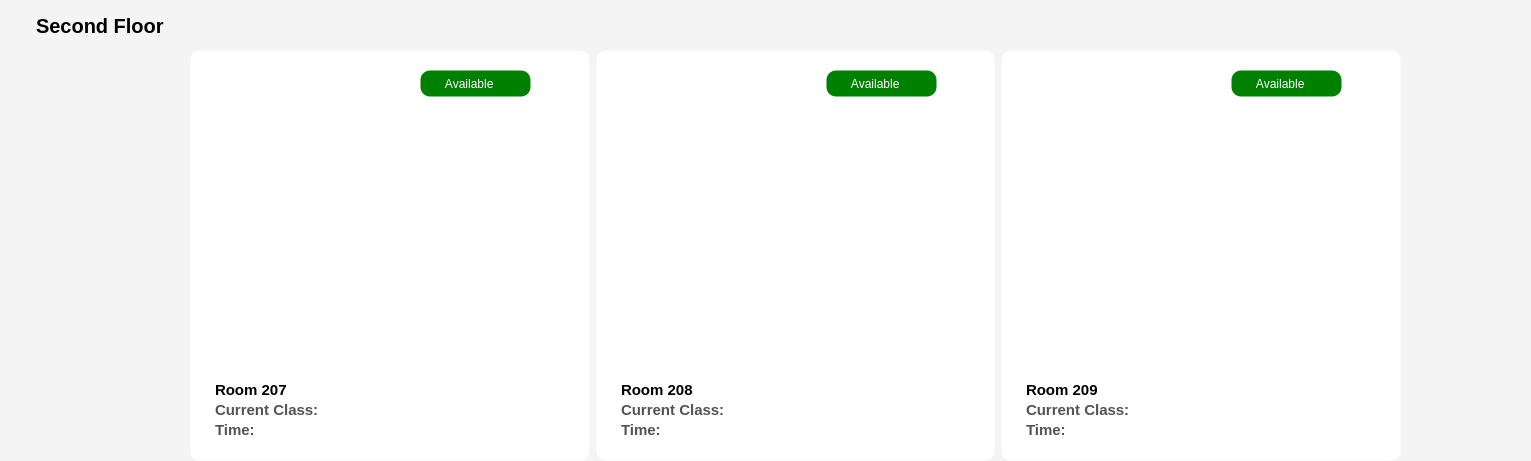
        <widget class="QFrame" name="Floor_frame_2">
         <property name="geometry">
          <rect>
           <x>330</x>
           <y>560</y>
           <width>1531</width>
           <height>461</height>
          </rect>
         </property>
         <property name="styleSheet">
          <string notr="true">QFrame {
    background-color: rgba(244, 244, 245, 255);
    border-radius: 11px;
    border: 1px solid transparent;  /* You can change this to a visible color if needed */
}
</string>
         </property>
         <property name="frameShape">
          <enum>QFrame::StyledPanel</enum>
         </property>
         <property name="frameShadow">
          <enum>QFrame::Raised</enum>
         </property>
         <widget class="QLabel" name="floor_title_3">
          <property name="geometry">
           <rect>
            <x>30</x>
            <y>0</y>
            <width>1181</width>
            <height>51</height>
           </rect>
          </property>
          <property name="styleSheet">
           <string notr="true">font-size:20px;
color:black;
font-weight:bold;</string>
          </property>
          <property name="text">
           <string>Second Floor</string>
          </property>
         </widget>
         <widget class="QFrame" name="room_frame_1">
          <property name="geometry">
           <rect>
            <x>180</x>
            <y>40</y>
            <width>1231</width>
            <height>431</height>
           </rect>
          </property>
          <property name="frameShape">
           <enum>QFrame::StyledPanel</enum>
          </property>
          <property name="frameShadow">
           <enum>QFrame::Raised</enum>
          </property>
          <layout class="QHBoxLayout" name="horizontalLayout_4">
           <item>
            <widget class="QFrame" name="room_card_5">
             <property name="styleSheet">
              <string notr="true">QFrame{
	background-color:white;
	border-radius:10px;
	padding:10px;
}

QFrame::hover{

	background-color:rgba(0, 170, 0,0.01)
}</string>
             </property>
             <property name="frameShape">
              <enum>QFrame::StyledPanel</enum>
             </property>
             <property name="frameShadow">
              <enum>QFrame::Raised</enum>
             </property>
             <layout class="QVBoxLayout" name="verticalLayout_29">
              <item>
               <widget class="QFrame" name="status_frame_5">
                <property name="styleSheet">
                 <string notr="true">QFrame{
	max-height:25px;
	padding:0px;
background-color:transparent;
	
}</string>
                </property>
                <property name="frameShape">
                 <enum>QFrame::StyledPanel</enum>
                </property>
                <property name="frameShadow">
                 <enum>QFrame::Raised</enum>
                </property>
                <widget class="QLabel" name="room_207_status">
                 <property name="geometry">
                  <rect>
                   <x>210</x>
                   <y>0</y>
                   <width>111</width>
                   <height>27</height>
                  </rect>
                 </property>
                 <property name="styleSheet">
                  <string notr="true">QLabel{
background-color:green;
padding:5px;
width:auto;
color:white;
}</string>
                 </property>
                 <property name="text">
                  <string>     Available</string>
                 </property>
                </widget>
               </widget>
              </item>
              <item>
               <widget class="QFrame" name="frame_61">
                <property name="styleSheet">
                 <string notr="true">QFrame{
padding:0px;
margin:0px;

}</string>
                </property>
                <property name="frameShape">
                 <enum>QFrame::StyledPanel</enum>
                </property>
                <property name="frameShadow">
                 <enum>QFrame::Raised</enum>
                </property>
                <widget class="QLabel" name="room_img_5">
                 <property name="geometry">
                  <rect>
                   <x>0</x>
                   <y>0</y>
                   <width>331</width>
                   <height>251</height>
                  </rect>
                 </property>
                 <property name="styleSheet">
                  <string notr="true">QLabel{
	background-color:white;
	border-radius:5px;
}</string>
                 </property>
                 <property name="text">
                  <string/>
                 </property>
                 <property name="pixmap">
                  <pixmap resource="resources.qrc">:/resource/assets/room.jpg</pixmap>
                 </property>
                 <property name="scaledContents">
                  <bool>true</bool>
                 </property>
                </widget>
                <widget class="QPushButton" name="room_207_redirect">
                 <property name="geometry">
                  <rect>
                   <x>10</x>
                   <y>-30</y>
                   <width>321</width>
                   <height>371</height>
                  </rect>
                 </property>
                 <property name="styleSheet">
                  <string notr="true">QPushButton{
	background:transparent;
border:none;
color:transparent;
}</string>
                 </property>
                 <property name="text">
                  <string>PushButton</string>
                 </property>
                </widget>
               </widget>
              </item>
              <item>
               <widget class="QFrame" name="frame_62">
                <property name="styleSheet">
                 <string notr="true">QFrame{
	max-height:40px;
	border-radius:none;
}
QLabel{
	border-radius:none;
}</string>
                </property>
                <property name="frameShape">
                 <enum>QFrame::StyledPanel</enum>
                </property>
                <property name="frameShadow">
                 <enum>QFrame::Raised</enum>
                </property>
                <widget class="QLabel" name="Room_name_5">
                 <property name="geometry">
                  <rect>
                   <x>0</x>
                   <y>0</y>
                   <width>321</width>
                   <height>21</height>
                  </rect>
                 </property>
                 <property name="styleSheet">
                  <string notr="true">QLabel{
	padding:0px;
	font-size:15px;
	color:black;
	font-weight:bold;
}</string>
                 </property>
                 <property name="text">
                  <string>Room 207</string>
                 </property>
                </widget>
                <widget class="QLabel" name="room_207_class_name">
                 <property name="geometry">
                  <rect>
                   <x>140</x>
                   <y>20</y>
                   <width>181</width>
                   <height>21</height>
                  </rect>
                 </property>
                 <property name="styleSheet">
                  <string notr="true">QLabel{
	padding:0px;
	font-size:15px;
	color:rgb(83, 83, 83);
	font-weight:bold;
}</string>
                 </property>
                 <property name="text">
                  <string/>
                 </property>
                </widget>
                <widget class="QLabel" name="room_207_class_time">
                 <property name="geometry">
                  <rect>
                   <x>140</x>
                   <y>40</y>
                   <width>181</width>
                   <height>21</height>
                  </rect>
                 </property>
                 <property name="styleSheet">
                  <string notr="true">QLabel{
	padding:0px;
	font-size:15px;
	color:rgb(83, 83, 83);
	font-weight:bold;
}</string>
                 </property>
                 <property name="text">
                  <string/>
                 </property>
                </widget>
                <widget class="QLabel" name="room_106_class_name_10">
                 <property name="geometry">
                  <rect>
                   <x>0</x>
                   <y>20</y>
                   <width>141</width>
                   <height>21</height>
                  </rect>
                 </property>
                 <property name="styleSheet">
                  <string notr="true">QLabel{
	padding:0px;
	font-size:15px;
	color:rgb(83, 83, 83);
	font-weight:bold;


}</string>
                 </property>
                 <property name="text">
                  <string>Current Class:</string>
                 </property>
                </widget>
                <widget class="QLabel" name="room_106_class_name_11">
                 <property name="geometry">
                  <rect>
                   <x>0</x>
                   <y>40</y>
                   <width>141</width>
                   <height>21</height>
                  </rect>
                 </property>
                 <property name="styleSheet">
                  <string notr="true">QLabel{
	padding:0px;
	font-size:15px;
	color:rgb(83, 83, 83);
	font-weight:bold;


}</string>
                 </property>
                 <property name="text">
                  <string>Time:</string>
                 </property>
                </widget>
               </widget>
              </item>
             </layout>
            </widget>
           </item>
           <item>
            <widget class="QFrame" name="room_card_8">
             <property name="styleSheet">
              <string notr="true">QFrame{
	background-color:white;
	border-radius:10px;
	padding:10px;
}

QFrame::hover{

	background-color:rgba(0, 170, 0,0.01)
}</string>
             </property>
             <property name="frameShape">
              <enum>QFrame::StyledPanel</enum>
             </property>
             <property name="frameShadow">
              <enum>QFrame::Raised</enum>
             </property>
             <layout class="QVBoxLayout" name="verticalLayout_32">
              <item>
               <widget class="QFrame" name="status_frame_8">
                <property name="styleSheet">
                 <string notr="true">QFrame{
	max-height:25px;
	padding:0px;
background-color:transparent;
	
}</string>
                </property>
                <property name="frameShape">
                 <enum>QFrame::StyledPanel</enum>
                </property>
                <property name="frameShadow">
                 <enum>QFrame::Raised</enum>
                </property>
                <widget class="QLabel" name="room_208_status">
                 <property name="geometry">
                  <rect>
                   <x>210</x>
                   <y>0</y>
                   <width>111</width>
                   <height>27</height>
                  </rect>
                 </property>
                 <property name="styleSheet">
                  <string notr="true">QLabel{
background-color:green;
padding:5px;
width:auto;
color:white;
}</string>
                 </property>
                 <property name="text">
                  <string>     Available</string>
                 </property>
                </widget>
               </widget>
              </item>
              <item>
               <widget class="QFrame" name="frame_67">
                <property name="styleSheet">
                 <string notr="true">QFrame{
padding:0px;
margin:0px;

}</string>
                </property>
                <property name="frameShape">
                 <enum>QFrame::StyledPanel</enum>
                </property>
                <property name="frameShadow">
                 <enum>QFrame::Raised</enum>
                </property>
                <widget class="QLabel" name="room_img_8">
                 <property name="geometry">
                  <rect>
                   <x>0</x>
                   <y>0</y>
                   <width>331</width>
                   <height>251</height>
                  </rect>
                 </property>
                 <property name="styleSheet">
                  <string notr="true">QLabel{
	background-color:white;
	border-radius:5px;
}</string>
                 </property>
                 <property name="text">
                  <string/>
                 </property>
                 <property name="pixmap">
                  <pixmap resource="resources.qrc">:/resource/assets/room.jpg</pixmap>
                 </property>
                 <property name="scaledContents">
                  <bool>true</bool>
                 </property>
                </widget>
                <widget class="QPushButton" name="room_208_redirect">
                 <property name="geometry">
                  <rect>
                   <x>0</x>
                   <y>-20</y>
                   <width>321</width>
                   <height>371</height>
                  </rect>
                 </property>
                 <property name="styleSheet">
                  <string notr="true">QPushButton{
	background:transparent;
border:none;
color:transparent;
}</string>
                 </property>
                 <property name="text">
                  <string>PushButton</string>
                 </property>
                </widget>
               </widget>
              </item>
              <item>
               <widget class="QFrame" name="frame_68">
                <property name="styleSheet">
                 <string notr="true">QFrame{
	max-height:40px;
	border-radius:none;
}
QLabel{
	border-radius:none;
}</string>
                </property>
                <property name="frameShape">
                 <enum>QFrame::StyledPanel</enum>
                </property>
                <property name="frameShadow">
                 <enum>QFrame::Raised</enum>
                </property>
                <widget class="QLabel" name="Room_name_8">
                 <property name="geometry">
                  <rect>
                   <x>0</x>
                   <y>0</y>
                   <width>321</width>
                   <height>21</height>
                  </rect>
                 </property>
                 <property name="styleSheet">
                  <string notr="true">QLabel{
	padding:0px;
	font-size:15px;
	color:black;
	font-weight:bold;
}</string>
                 </property>
                 <property name="text">
                  <string>Room 208</string>
                 </property>
                </widget>
                <widget class="QLabel" name="room_208_class_name">
                 <property name="geometry">
                  <rect>
                   <x>140</x>
                   <y>20</y>
                   <width>181</width>
                   <height>21</height>
                  </rect>
                 </property>
                 <property name="styleSheet">
                  <string notr="true">QLabel{
	padding:0px;
	font-size:15px;
	color:rgb(83, 83, 83);
	font-weight:bold;
}</string>
                 </property>
                 <property name="text">
                  <string/>
                 </property>
                </widget>
                <widget class="QLabel" name="room_208_class_time">
                 <property name="geometry">
                  <rect>
                   <x>140</x>
                   <y>40</y>
                   <width>181</width>
                   <height>21</height>
                  </rect>
                 </property>
                 <property name="styleSheet">
                  <string notr="true">QLabel{
	padding:0px;
	font-size:15px;
	color:rgb(83, 83, 83);
	font-weight:bold;
}</string>
                 </property>
                 <property name="text">
                  <string/>
                 </property>
                </widget>
                <widget class="QLabel" name="room_106_class_name_12">
                 <property name="geometry">
                  <rect>
                   <x>0</x>
                   <y>20</y>
                   <width>141</width>
                   <height>21</height>
                  </rect>
                 </property>
                 <property name="styleSheet">
                  <string notr="true">QLabel{
	padding:0px;
	font-size:15px;
	color:rgb(83, 83, 83);
	font-weight:bold;


}</string>
                 </property>
                 <property name="text">
                  <string>Current Class:</string>
                 </property>
                </widget>
                <widget class="QLabel" name="room_106_class_name_13">
                 <property name="geometry">
                  <rect>
                   <x>0</x>
                   <y>40</y>
                   <width>141</width>
                   <height>21</height>
                  </rect>
                 </property>
                 <property name="styleSheet">
                  <string notr="true">QLabel{
	padding:0px;
	font-size:15px;
	color:rgb(83, 83, 83);
	font-weight:bold;


}</string>
                 </property>
                 <property name="text">
                  <string>Time:</string>
                 </property>
                </widget>
               </widget>
              </item>
             </layout>
            </widget>
           </item>
           <item>
            <widget class="QFrame" name="room_card_7">
             <property name="styleSheet">
              <string notr="true">QFrame{
	background-color:white;
	border-radius:10px;
	padding:10px;
}

QFrame::hover{

	background-color:rgba(0, 170, 0,0.01)
}</string>
             </property>
             <property name="frameShape">
              <enum>QFrame::StyledPanel</enum>
             </property>
             <property name="frameShadow">
              <enum>QFrame::Raised</enum>
             </property>
             <layout class="QVBoxLayout" name="verticalLayout_31">
              <item>
               <widget class="QFrame" name="status_frame_7">
                <property name="styleSheet">
                 <string notr="true">QFrame{
	max-height:25px;
	padding:0px;
background-color:transparent;
	
}</string>
                </property>
                <property name="frameShape">
                 <enum>QFrame::StyledPanel</enum>
                </property>
                <property name="frameShadow">
                 <enum>QFrame::Raised</enum>
                </property>
                <widget class="QLabel" name="room_209_status">
                 <property name="geometry">
                  <rect>
                   <x>210</x>
                   <y>0</y>
                   <width>111</width>
                   <height>27</height>
                  </rect>
                 </property>
                 <property name="styleSheet">
                  <string notr="true">QLabel{
background-color:green;
padding:5px;
width:auto;
color:white;
}</string>
                 </property>
                 <property name="text">
                  <string>     Available</string>
                 </property>
                </widget>
               </widget>
              </item>
              <item>
               <widget class="QFrame" name="frame_65">
                <property name="styleSheet">
                 <string notr="true">QFrame{
padding:0px;
margin:0px;

}</string>
                </property>
                <property name="frameShape">
                 <enum>QFrame::StyledPanel</enum>
                </property>
                <property name="frameShadow">
                 <enum>QFrame::Raised</enum>
                </property>
                <widget class="QLabel" name="room_img_7">
                 <property name="geometry">
                  <rect>
                   <x>0</x>
                   <y>0</y>
                   <width>331</width>
                   <height>251</height>
                  </rect>
                 </property>
                 <property name="styleSheet">
                  <string notr="true">QLabel{
	background-color:white;
	border-radius:5px;
}</string>
                 </property>
                 <property name="text">
                  <string/>
                 </property>
                 <property name="pixmap">
                  <pixmap resource="resources.qrc">:/resource/assets/room.jpg</pixmap>
                 </property>
                 <property name="scaledContents">
                  <bool>true</bool>
                 </property>
                </widget>
                <widget class="QPushButton" name="room_209_redirect">
                 <property name="geometry">
                  <rect>
                   <x>0</x>
                   <y>-30</y>
                   <width>321</width>
                   <height>371</height>
                  </rect>
                 </property>
                 <property name="styleSheet">
                  <string notr="true">QPushButton{
	background:transparent;
border:none;
color:transparent;
}</string>
                 </property>
                 <property name="text">
                  <string>PushButton</string>
                 </property>
                </widget>
               </widget>
              </item>
              <item>
               <widget class="QFrame" name="frame_66">
                <property name="styleSheet">
                 <string notr="true">QFrame{
	max-height:40px;
	border-radius:none;
}
QLabel{
	border-radius:none;
}</string>
                </property>
                <property name="frameShape">
                 <enum>QFrame::StyledPanel</enum>
                </property>
                <property name="frameShadow">
                 <enum>QFrame::Raised</enum>
                </property>
                <widget class="QLabel" name="Room_name_7">
                 <property name="geometry">
                  <rect>
                   <x>0</x>
                   <y>0</y>
                   <width>321</width>
                   <height>21</height>
                  </rect>
                 </property>
                 <property name="styleSheet">
                  <string notr="true">QLabel{
	padding:0px;
	font-size:15px;
	color:black;
	font-weight:bold;
}</string>
                 </property>
                 <property name="text">
                  <string>Room 209</string>
                 </property>
                </widget>
                <widget class="QLabel" name="room_209_class_name">
                 <property name="geometry">
                  <rect>
                   <x>140</x>
                   <y>20</y>
                   <width>181</width>
                   <height>21</height>
                  </rect>
                 </property>
                 <property name="styleSheet">
                  <string notr="true">QLabel{
	padding:0px;
	font-size:15px;
	color:rgb(83, 83, 83);
	font-weight:bold;
}</string>
                 </property>
                 <property name="text">
                  <string/>
                 </property>
                </widget>
                <widget class="QLabel" name="room_209_class_time">
                 <property name="geometry">
                  <rect>
                   <x>140</x>
                   <y>40</y>
                   <width>181</width>
                   <height>21</height>
                  </rect>
                 </property>
                 <property name="styleSheet">
                  <string notr="true">QLabel{
	padding:0px;
	font-size:15px;
	color:rgb(83, 83, 83);
	font-weight:bold;
}</string>
                 </property>
                 <property name="text">
                  <string/>
                 </property>
                </widget>
                <widget class="QLabel" name="room_106_class_name_14">
                 <property name="geometry">
                  <rect>
                   <x>0</x>
                   <y>20</y>
                   <width>141</width>
                   <height>21</height>
                  </rect>
                 </property>
                 <property name="styleSheet">
                  <string notr="true">QLabel{
	padding:0px;
	font-size:15px;
	color:rgb(83, 83, 83);
	font-weight:bold;


}</string>
                 </property>
                 <property name="text">
                  <string>Current Class:</string>
                 </property>
                </widget>
                <widget class="QLabel" name="room_106_class_name_15">
                 <property name="geometry">
                  <rect>
                   <x>0</x>
                   <y>40</y>
                   <width>141</width>
                   <height>21</height>
                  </rect>
                 </property>
                 <property name="styleSheet">
                  <string notr="true">QLabel{
	padding:0px;
	font-size:15px;
	color:rgb(83, 83, 83);
	font-weight:bold;


}</string>
                 </property>
                 <property name="text">
                  <string>Time:</string>
                 </property>
                </widget>
               </widget>
              </item>
             </layout>
            </widget>
           </item>
          </layout>
         </widget>
        </widget>
